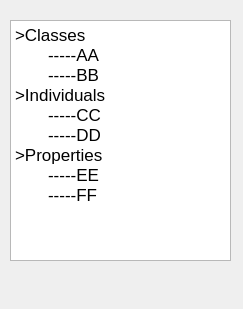
<?xml version="1.0" encoding="UTF-8"?>
<ui version="4.0">
 <class>InformationBoxDockWidget</class>
 <widget class="QDockWidget" name="InformationBoxDockWidget">
  <property name="geometry">
   <rect>
    <x>0</x>
    <y>0</y>
    <width>243</width>
    <height>309</height>
   </rect>
  </property>
  <property name="windowTitle">
   <string>Information Box</string>
  </property>
  <widget class="QWidget" name="dockWidgetContents">
   <widget class="QTextEdit" name="textEdit">
    <property name="geometry">
     <rect>
      <x>10</x>
      <y>20</y>
      <width>221</width>
      <height>241</height>
     </rect>
    </property>
    <property name="html">
     <string>&lt;!DOCTYPE HTML PUBLIC &quot;-//W3C//DTD HTML 4.0//EN&quot; &quot;http://www.w3.org/TR/REC-html40/strict.dtd&quot;&gt;
&lt;html&gt;&lt;head&gt;&lt;meta name=&quot;qrichtext&quot; content=&quot;1&quot; /&gt;&lt;style type=&quot;text/css&quot;&gt;
p, li { white-space: pre-wrap; }
&lt;/style&gt;&lt;/head&gt;&lt;body style=&quot; font-family:'Lucida Grande'; font-size:13pt; font-weight:400; font-style:normal;&quot;&gt;
&lt;p style=&quot; margin-top:0px; margin-bottom:0px; margin-left:0px; margin-right:0px; -qt-block-indent:0; text-indent:0px;&quot;&gt;&amp;gt;Classes&lt;/p&gt;
&lt;p style=&quot; margin-top:0px; margin-bottom:0px; margin-left:0px; margin-right:0px; -qt-block-indent:0; text-indent:0px;&quot;&gt;       -----AA&lt;/p&gt;
&lt;p style=&quot; margin-top:0px; margin-bottom:0px; margin-left:0px; margin-right:0px; -qt-block-indent:0; text-indent:0px;&quot;&gt;       -----BB&lt;/p&gt;
&lt;p style=&quot; margin-top:0px; margin-bottom:0px; margin-left:0px; margin-right:0px; -qt-block-indent:0; text-indent:0px;&quot;&gt;&amp;gt;Individuals&lt;/p&gt;
&lt;p style=&quot; margin-top:0px; margin-bottom:0px; margin-left:0px; margin-right:0px; -qt-block-indent:0; text-indent:0px;&quot;&gt;       -----CC&lt;/p&gt;
&lt;p style=&quot; margin-top:0px; margin-bottom:0px; margin-left:0px; margin-right:0px; -qt-block-indent:0; text-indent:0px;&quot;&gt;       -----DD&lt;/p&gt;
&lt;p style=&quot; margin-top:0px; margin-bottom:0px; margin-left:0px; margin-right:0px; -qt-block-indent:0; text-indent:0px;&quot;&gt;&amp;gt;Properties&lt;/p&gt;
&lt;p style=&quot; margin-top:0px; margin-bottom:0px; margin-left:0px; margin-right:0px; -qt-block-indent:0; text-indent:0px;&quot;&gt;       -----EE&lt;/p&gt;
&lt;p style=&quot; margin-top:0px; margin-bottom:0px; margin-left:0px; margin-right:0px; -qt-block-indent:0; text-indent:0px;&quot;&gt;       -----FF&lt;/p&gt;
&lt;p style=&quot;-qt-paragraph-type:empty; margin-top:0px; margin-bottom:0px; margin-left:0px; margin-right:0px; -qt-block-indent:0; text-indent:0px;&quot;&gt;&lt;/p&gt;&lt;/body&gt;&lt;/html&gt;</string>
    </property>
   </widget>
  </widget>
 </widget>
 <resources/>
 <connections/>
</ui>
